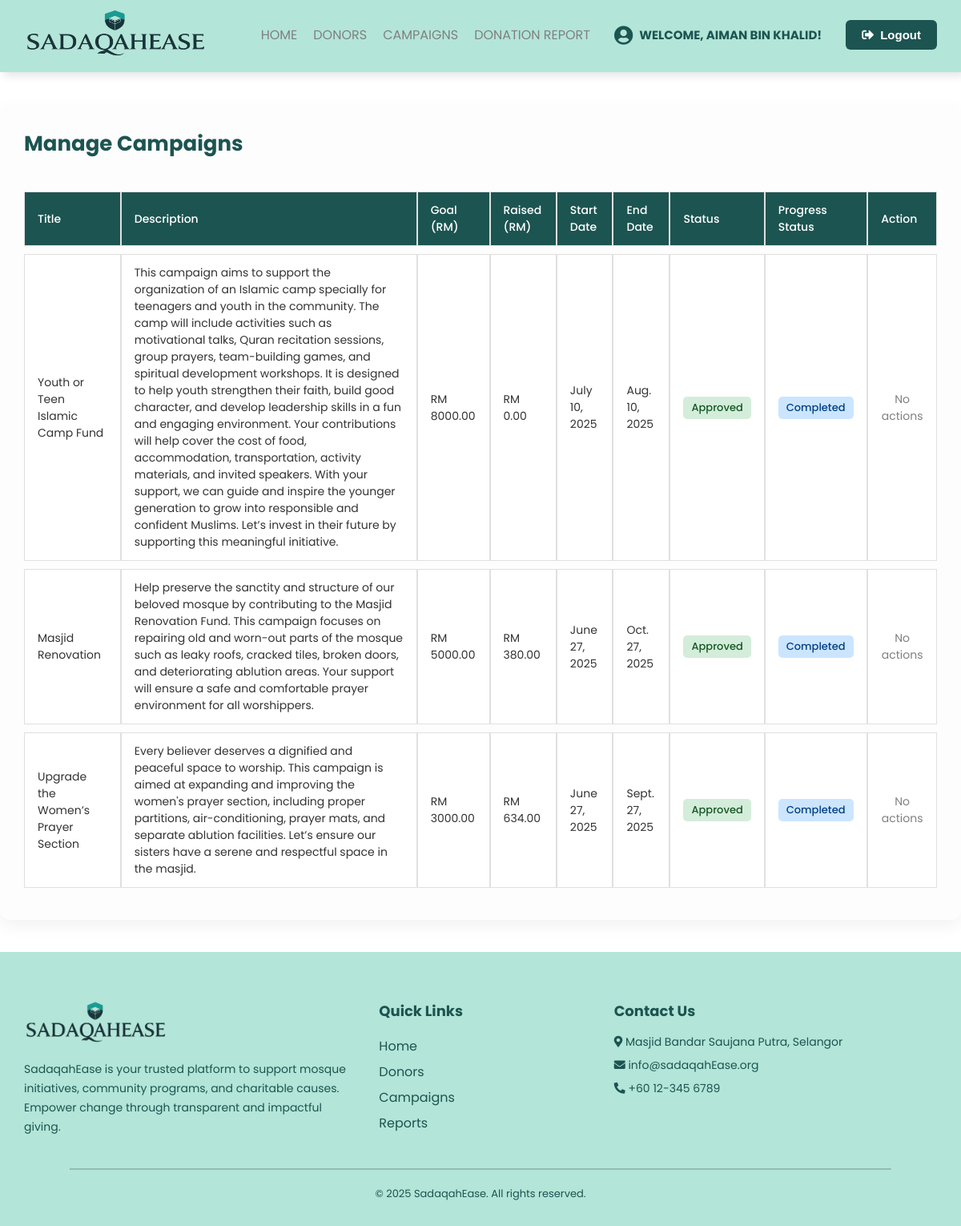
The app's page /admin-campaigns/ (signed in) with its own data.
### SadaqahEase/models.py (models this page shows, shortened)
class Admin(models.Model):
    adminid = models.CharField(max_length=6, primary_key=True)
    name = models.CharField(max_length=100)
    email = models.EmailField()
    password = models.CharField(max_length=100)

class Campaign(models.Model):
    campaignid = models.CharField(max_length=6, primary_key=True)
    title = models.CharField(max_length=50)
    description = models.TextField(max_length=2000)
    goal_amount = models.DecimalField(max_digits=10, decimal_places=2)
    current_amount = models.DecimalField(max_digits=10, decimal_places=2, default=0)
    start_date = models.DateField()
    end_date = models.DateField()
    campaignimage = models.ImageField(upload_to='campaign_images/', null=True, blank=True)
    STATUS_CHOICES = [
        ('Pending', 'Pending'),
        ('Approved', 'Approved'),
        ('Rejected', 'Rejected'),
    ]
    status = models.CharField(max_length=10, choices=STATUS_CHOICES, default='Pending')

### SadaqahEase/views.py (the view)
# urls.py: path('admin-campaigns/', views.manage_campaigns_admin, name='admin_manage_campaigns'),
def manage_campaigns_admin(request):
    admin_id = request.session.get('admin_id')
    if not admin_id:
        return redirect('admin_login')
    admin = get_object_or_404(Admin, adminid=admin_id)
    campaigns = Campaign.objects.all().order_by('-start_date')
    today = date.today()
    for campaign in campaigns:
        campaign.approval_status = campaign.status
        if campaign.status == 'Approved':
            if campaign.end_date < today or campaign.current_amount >= campaign.goal_amount:
                campaign.progress_status = 'Completed'
            elif campaign.start_date <= today <= campaign.end_date:
                campaign.progress_status = 'Ongoing'
            elif campaign.start_date > today:
                campaign.progress_status = 'Upcoming'
            else:
                campaign.progress_status = '-'
        else:
            campaign.progress_status = '-'
    return render(request, 'admincampaigns.html', {
        'admin': admin,
        'campaigns': campaigns,
    })

### SadaqahEase/templates/admincampaigns.html (shortened to what this page needs)
{% load static %}
<!DOCTYPE html>
<html lang="en">
<head>
  <link rel="stylesheet" href="https://cdnjs.cloudflare.com/ajax/libs/font-awesome/5.14.0/css/all.min.css"/>
</head>
<body>
<header>
  <div class="content flex_space">
    <div class="logo">
      <img src="{% static 'Sadaqahlogo.png' %}" alt="SadaqahEase Logo"/>
    </div>
    <div class="navbar">
      <ul id="menulist">
<li><a href="{% url 'admin_mainpage' %}">Home</a></li>
        <li><a href="{% url 'manage_donors' %}">Donors</a></li>
        <li><a href="{% url 'admin_manage_campaigns' %}">Campaigns</a></li>
        <li><a href="{% url 'report_donation_view' %}">Donation Report</a></li>
        <li>
          <div class="welcome-message">
            <i class="fas fa-user-circle"></i>
            Welcome, {{ admin.name }}!
          </div>
        </li>
        <li>
          <form method="post" action="{% url 'logout' %}">
            <button type="submit" class="primary_btn">
              <i class="fas fa-sign-out-alt"></i> Logout
            </button>
          </form>
        </li>
      </ul>
    </div>
  </div>
</header>
<main>
  <h1>Manage Campaigns</h1>
  {% if campaigns %}
  <table class="campaign-table">
<thead>
  <tr>
    <th>Title</th>
    <th>Description</th>
    <th>Goal (RM)</th>
    <th>Raised (RM)</th>
    <th>Start Date</th>
    <th>End Date</th>
    <th>Status</th>
    <th>Progress Status</th>
    <th>Action</th>
  </tr>
</thead>
<tbody>
  {% for campaign in campaigns %}
  <tr>
    <td>{{ campaign.title }}</td>
    <td>{{ campaign.description }}</td>
    <td>RM {{ campaign.goal_amount|floatformat:2 }}</td>
    <td>RM {{ campaign.current_amount|default_if_none:"0.00"|floatformat:2 }}</td>
    <td>{{ campaign.start_date }}</td>
    <td>{{ campaign.end_date }}</td>
    <td>
      {% if campaign.status == 'Pending' %}
          <span class="status-badge status-pending">Pending</span>
      {% elif campaign.status == 'Approved' %}
          <span class="status-badge status-active">Approved</span>
      {% elif campaign.status == 'Rejected' %}
          <span class="status-badge status-expired">Rejected</span>
      {% else %}
          <span class="status-badge">{{ campaign.status }}</span>
      {% endif %}
    </td>
    <td>
      {% if campaign.progress_status == 'Ongoing' %}
          <span class="status-badge status-active">Ongoing</span>
      {% elif campaign.progress_status == 'Completed' %}
          <span class="status-badge status-completed">Completed</span>
      {% elif campaign.progress_status == 'Upcoming' %}
          <span class="status-badge status-pending">Upcoming</span>
      {% else %}
          <span class="status-badge">-</span>
      {% endif %}
    </td>
    <td>
      {% if campaign.status == 'Pending' %}
      <form method="post" action="{% url 'approve_campaign' campaign.campaignid %}" class="action-form">
        {% csrf_token %}
        <button type="submit" class="primary_btn">Approve</button>
      </form>
      <form method="post" action="{% url 'reject_campaign' campaign.campaignid %}" class="action-form">
        {% csrf_token %}
        <button type="submit" class="primary_btn reject-btn">Reject</button>
      </form>
      {% else %}
        <span style="color: grey;">No actions</span>
      {% endif %}
    </td>
  </tr>
  {% endfor %}
</tbody>
  </table>
  {% else %}
    <p>No campaigns found.</p>
  {% endif %}
</main>
<footer  id="contact-section" style="background: rgb(179, 229, 216); color: #1c5451; padding: 60px 30px 30px;">
  <div style="display: flex; flex-wrap: wrap; justify-content: space-between; align-items: flex-start; gap: 40px; max-width: 1200px; margin: auto;">
    <div style="flex: 1 1 300px;">
      <img src="{% static 'Sadaqahlogo.png' %}" alt="SadaqahEase Logo" style="width: 180px; margin-bottom: 15px;">
      <p style="line-height: 1.7; font-size: 14px; color: #1c5451;">
        SadaqahEase is your trusted platform to support mosque initiatives, community programs, and charitable causes.
        Empower change through transparent and impactful giving.
      </p>
    </div>
    <div style="flex: 1 1 150px;">
      <h3 style="margin-bottom: 15px; font-size: 18px; color: #1c5451;">Quick Links</h3>
      <ul style="list-style: none; padding: 0; line-height: 2;">
        <li><a href="{% url 'admin_mainpage' %}"style="color: #1c5451; text-decoration: none;">Home</a></li>
        <li><a href="{% url 'manage_donors' %}"style="color: #1c5451; text-decoration: none;">Donors</a></li>
        <li><a href="{% url 'admin_manage_campaigns' %}"style="color: #1c5451; text-decoration: none;">Campaigns</a></li>
        <li><a href="{% url 'report_donation_view' %}"style="color: #1c5451; text-decoration: none;">Reports</a></li>
      </ul>
    </div>
    <div style="flex: 1 1 300px;">
      <h3 style="margin-bottom: 15px; font-size: 18px; color: #1c5451;">Contact Us</h3>
      <p style="font-size: 14px; margin-bottom: 8px;"><i class="fas fa-map-marker-alt"></i> Masjid Bandar Saujana Putra, Selangor</p>
      <p style="font-size: 14px; margin-bottom: 8px;"><i class="fas fa-envelope"></i> info@sadaqahEase.org</p>
      <p style="font-size: 14px;"><i class="fas fa-phone-alt"></i> +60 12-345 6789</p>
    </div>
  </div>
  <hr style="margin: 40px auto 20px; border-color: rgba(28, 84, 81, 0.2); width: 90%;">
  <p style="text-align: center; font-size: 13px; color: #1c5451;">&copy; 2025 SadaqahEase. All rights reserved.</p>
</footer>
</body>
</html>

### SadaqahEase/templates/admincampaigns.html (style rules this page uses)
* { padding: 0; margin: 0; box-sizing: border-box; }
body { font-family: "Poppins", sans-serif; background-color: #fff; }
header a { text-decoration: none; }
li { list-style: none; }
.flex_space { display: flex; justify-content: space-between; align-items: center; }
button { border: none; background: none; transition: 0.5s; cursor: pointer; }
.primary_btn { padding: 10px 20px; background: #1c5451; font-weight: bold; color: white; border-radius: 6px; display: flex; align-items: center; justify-content: center; font-size: 15px; gap: 8px; }
.welcome-message { display: flex; align-items: center; gap: 8px; color: #1c5451; font-weight: bold; font-size: 15px; padding: 10px; }
.welcome-message i { font-size: 24px; transition: transform 0.3s ease, color 0.3s ease; }
header { height: 90px; padding: 0 20px; position: sticky; top: 0; z-index: 1000; background: rgb(179, 229, 216); box-shadow: 5px 5px 10px rgba(0, 0, 0, 0.1); }
header img { padding: 10px; width: 250px; height: 80px; }
header ul { display: flex; align-items: center; }
header ul li { margin: 0 10px; text-transform: uppercase; }
header ul li a { color: grey; transition: 0.3s; }
main { max-width: 1500px; margin: 40px auto; padding: 30px; background: #fdfdfd; border-radius: 12px; box-shadow: 0 8px 20px rgba(0, 0, 0, 0.05); }
main h1 { font-size: 26px; margin-bottom: 30px; color: #1c5451; text-align: left; }
.campaign-table { width: 100%; border-collapse: separate; border-spacing: 0 10px; }
.campaign-table th, .campaign-table td { padding: 12px 16px; background: #fff; border: 1px solid #e0e0e0; font-size: 14px; color: #333; }
.campaign-table th { background-color: #1c5451; color: white; text-align: left; font-size: 14px; font-weight: 500; }
.campaign-table td:last-child { text-align: center; }
.status-badge { padding: 4px 10px; border-radius: 5px; font-size: 13px; font-weight: 500; display: inline-block; }
.status-active { background-color: #d4edda; color: #155724; }
.status-completed { background-color: #cce5ff; color: #004085; }

### records on screen
Admin: name "AIMAN BIN KHALID"
Campaign: title "Youth or Teen Islamic Camp Fund", description "This campaign aims to support the organization of an Islamic camp specially for teenagers and youth in the community. The camp will include activities such as motivational talks, Quran recitation sessions, group prayers, team-building games, and spiritual development workshops. It is designed to help youth strengthen their faith, build good character, and develop leadership skills in a fun and engaging environment. Your contributions will help cover the cost of food, accommodation, transportation, activity materials, and invited speakers. With your support, we can guide and inspire the younger generation to grow into responsible and confident Muslims. Let’s invest in their future by…", goal_amount "8000.00", current_amount "0.00", start_date "July 10, 2025", end_date "Aug. 10, 2025", status "Approved", shows "Completed"
Campaign: title "Masjid Renovation", description "Help preserve the sanctity and structure of our beloved mosque by contributing to the Masjid Renovation Fund. This campaign focuses on repairing old and worn-out parts of the mosque such as leaky roofs, cracked tiles, broken doors, and deteriorating ablution areas. Your support will ensure a safe and comfortable prayer environment for all worshippers.", goal_amount "5000.00", current_amount "380.00", start_date "June 27, 2025", end_date "Oct. 27, 2025", status "Approved", shows "Completed"
Campaign: title "Upgrade the Women’s Prayer Section", description "Every believer deserves a dignified and peaceful space to worship. This campaign is aimed at expanding and improving the women's prayer section, including proper partitions, air-conditioning, prayer mats, and separate ablution facilities. Let’s ensure our sisters have a serene and respectful space in the masjid.", goal_amount "3000.00", current_amount "634.00", start_date "June 27, 2025", end_date "Sept. 27, 2025", status "Approved", shows "Completed"
